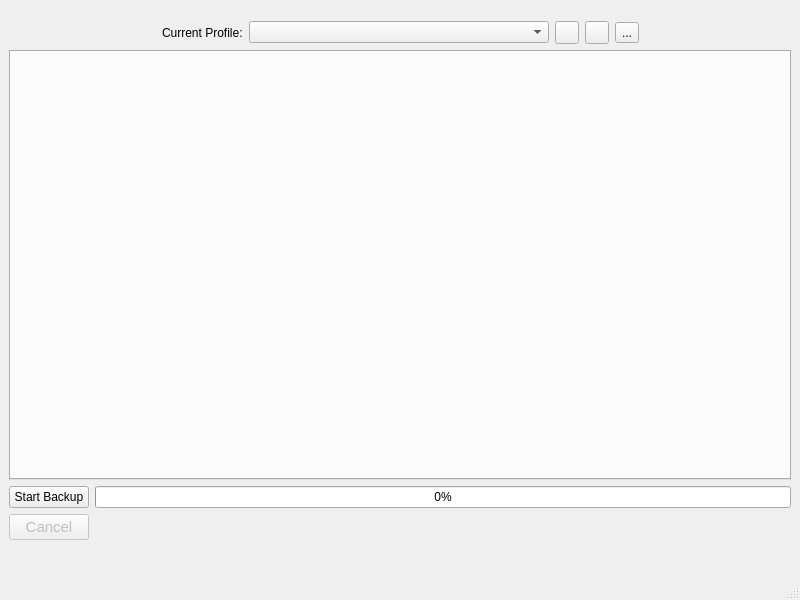
<?xml version="1.0" encoding="UTF-8"?>
<ui version="4.0">
 <class>MainWindow</class>
 <widget class="QMainWindow" name="MainWindow">
  <property name="geometry">
   <rect>
    <x>0</x>
    <y>0</y>
    <width>800</width>
    <height>600</height>
   </rect>
  </property>
  <property name="minimumSize">
   <size>
    <width>800</width>
    <height>600</height>
   </size>
  </property>
  <property name="windowTitle">
   <string>MainWindow</string>
  </property>
  <property name="windowOpacity">
   <double>1.000000000000000</double>
  </property>
  <widget class="QWidget" name="centralwidget">
   <layout class="QVBoxLayout" name="verticalLayout">
    <item>
     <layout class="QHBoxLayout" name="horizontalLayout">
      <property name="topMargin">
       <number>12</number>
      </property>
      <property name="bottomMargin">
       <number>0</number>
      </property>
      <item>
       <spacer name="horizontalSpacer">
        <property name="orientation">
         <enum>Qt::Horizontal</enum>
        </property>
        <property name="sizeHint" stdset="0">
         <size>
          <width>40</width>
          <height>20</height>
         </size>
        </property>
       </spacer>
      </item>
      <item>
       <widget class="QLabel" name="label">
        <property name="text">
         <string>Current Profile:</string>
        </property>
       </widget>
      </item>
      <item>
       <widget class="QComboBox" name="profileSelector">
        <property name="minimumSize">
         <size>
          <width>300</width>
          <height>0</height>
         </size>
        </property>
       </widget>
      </item>
      <item>
       <widget class="QToolButton" name="profileAddButton">
        <property name="toolTip">
         <string>Add Profile</string>
        </property>
        <property name="icon">
         <iconset>
          <normaloff>:qml/icons/dark/plus.svg</normaloff>:qml/icons/dark/plus.svg</iconset>
        </property>
        <property name="iconSize">
         <size>
          <width>16</width>
          <height>16</height>
         </size>
        </property>
       </widget>
      </item>
      <item>
       <widget class="QToolButton" name="profileRenameButton">
        <property name="toolTip">
         <string>Rename Profile</string>
        </property>
        <property name="icon">
         <iconset>
          <normaloff>:qml/icons/dark/edit.svg</normaloff>:qml/icons/dark/edit.svg</iconset>
        </property>
        <property name="iconSize">
         <size>
          <width>16</width>
          <height>16</height>
         </size>
        </property>
       </widget>
      </item>
      <item>
       <widget class="QToolButton" name="profileDeleteButton">
        <property name="toolTip">
         <string>Delete Profile</string>
        </property>
        <property name="text">
         <string>...</string>
        </property>
        <property name="icon">
         <iconset>
          <normaloff>:qml/icons/dark/trash.svg</normaloff>:qml/icons/dark/trash.svg</iconset>
        </property>
       </widget>
      </item>
      <item>
       <spacer name="horizontalSpacer_2">
        <property name="orientation">
         <enum>Qt::Horizontal</enum>
        </property>
        <property name="sizeHint" stdset="0">
         <size>
          <width>40</width>
          <height>20</height>
         </size>
        </property>
       </spacer>
      </item>
     </layout>
    </item>
    <item>
     <widget class="QTabWidget" name="tabWidget">
      <property name="currentIndex">
       <number>-1</number>
      </property>
      <property name="documentMode">
       <bool>false</bool>
      </property>
      <property name="tabsClosable">
       <bool>false</bool>
      </property>
     </widget>
    </item>
    <item>
     <layout class="QGridLayout" name="gridLayout">
      <item row="1" column="1" alignment="Qt::AlignTop">
       <widget class="QLabel" name="createProgressText">
        <property name="sizePolicy">
         <sizepolicy hsizetype="Preferred" vsizetype="Fixed">
          <horstretch>0</horstretch>
          <verstretch>0</verstretch>
         </sizepolicy>
        </property>
        <property name="minimumSize">
         <size>
          <width>0</width>
          <height>55</height>
         </size>
        </property>
        <property name="font">
         <font>
          <pointsize>11</pointsize>
         </font>
        </property>
        <property name="text">
         <string/>
        </property>
        <property name="alignment">
         <set>Qt::AlignLeading|Qt::AlignLeft|Qt::AlignTop</set>
        </property>
        <property name="wordWrap">
         <bool>true</bool>
        </property>
       </widget>
      </item>
      <item row="1" column="0" alignment="Qt::AlignTop">
       <widget class="QPushButton" name="cancelButton">
        <property name="enabled">
         <bool>false</bool>
        </property>
        <property name="font">
         <font>
          <pointsize>11</pointsize>
         </font>
        </property>
        <property name="autoFillBackground">
         <bool>false</bool>
        </property>
        <property name="text">
         <string>Cancel</string>
        </property>
        <property name="flat">
         <bool>false</bool>
        </property>
       </widget>
      </item>
      <item row="0" column="1">
       <widget class="QProgressBar" name="createProgress">
        <property name="enabled">
         <bool>true</bool>
        </property>
        <property name="palette">
         <palette>
          <active>
           <colorrole role="Highlight">
            <brush brushstyle="SolidPattern">
             <color alpha="255">
              <red>255</red>
              <green>151</green>
              <blue>41</blue>
             </color>
            </brush>
           </colorrole>
          </active>
          <inactive>
           <colorrole role="Highlight">
            <brush brushstyle="SolidPattern">
             <color alpha="255">
              <red>255</red>
              <green>151</green>
              <blue>41</blue>
             </color>
            </brush>
           </colorrole>
          </inactive>
          <disabled>
           <colorrole role="Highlight">
            <brush brushstyle="SolidPattern">
             <color alpha="255">
              <red>220</red>
              <green>220</green>
              <blue>220</blue>
             </color>
            </brush>
           </colorrole>
          </disabled>
         </palette>
        </property>
        <property name="value">
         <number>0</number>
        </property>
        <property name="textVisible">
         <bool>true</bool>
        </property>
       </widget>
      </item>
      <item row="0" column="0">
       <widget class="QPushButton" name="createStartBtn">
        <property name="enabled">
         <bool>true</bool>
        </property>
        <property name="text">
         <string>Start Backup</string>
        </property>
        <property name="checkable">
         <bool>false</bool>
        </property>
       </widget>
      </item>
     </layout>
    </item>
   </layout>
  </widget>
  <widget class="QStatusBar" name="statusbar"/>
  <action name="actionLatest">
   <property name="text">
    <string>Latest</string>
   </property>
  </action>
  <action name="actionResetApp">
   <property name="text">
    <string>Reset App</string>
   </property>
  </action>
 </widget>
 <resources>
  <include location="../rcc.qrc"/>
 </resources>
 <connections/>
</ui>
